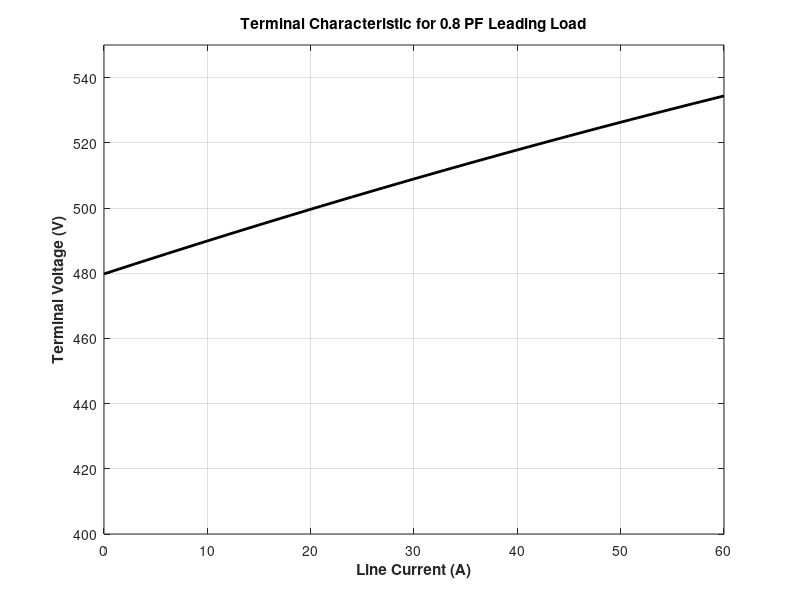

MATLAB code for this plot:
% Initialize current amplitudes (21 values in the range 0-60 A)
i_a = (0:20) * 3;
% Initialize other values
v_phase = zeros(1, 21);
e_a = 277.0;
x_s = 1.0;
theta = -36.57 * (pi / 180); % Converted to radians
% Calculate v_phase for each current level
for ii = 1:21
v_phase(ii) = sqrt(e_a^2 - (x_s * i_a(ii) * cos(theta))^2) - (x_s * i_a(ii) * sin(theta));
end
v_t = v_phase * sqrt(3);

plot(i_a, v_t, 'Color', 'k', 'Linewidth', 2.0);
xlabel('Line Current (A)', 'Fontweight', 'Bold');
ylabel('Terminal Voltage (V)', 'Fontweight', 'Bold');
title('Terminal Characteristic for 0.8 PF Leading Load', 'Fontweight','Bold');
grid on;
axis([0 60 400 550]);